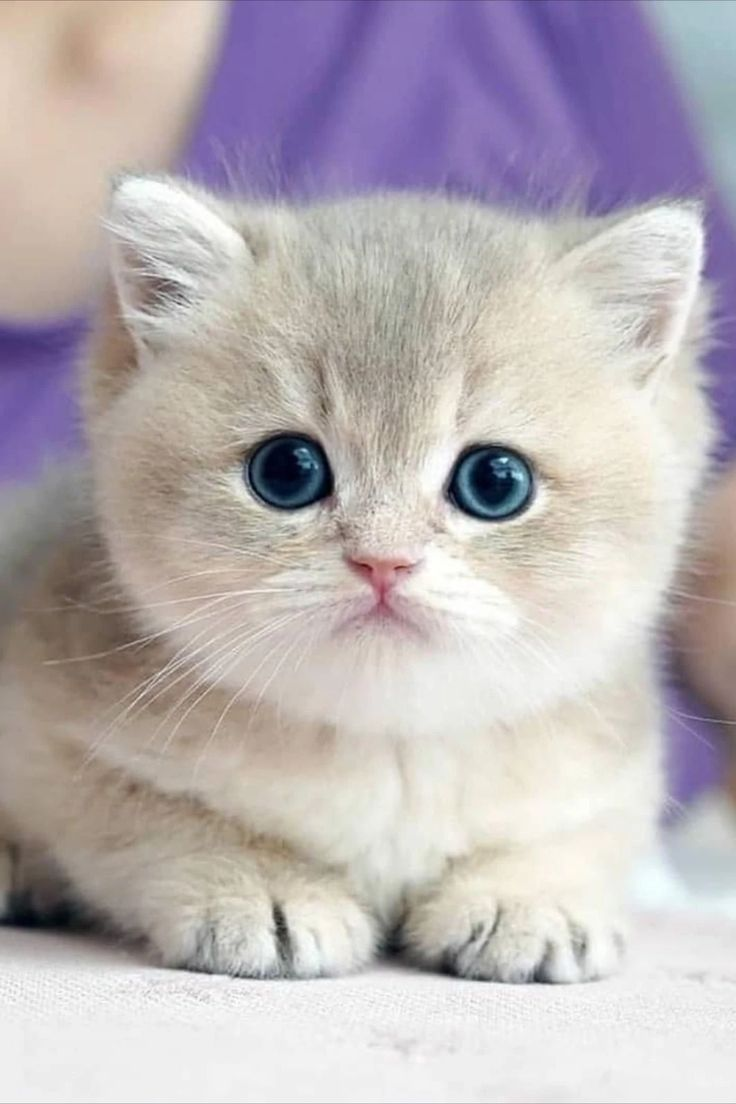
#> input picture images/cat.jpg, 736 x 1104 px
$ python Thresholding.py
#> lines starting #> are read from the running program, lines starting #| are printed output that depends on the picture; after the words box and inside, x2 and y2 are one past the last pixel; in counts of white or black regions, pixels touching at a corner belong together
import cv2

img = cv2.imread("../images/cat.jpg",0)
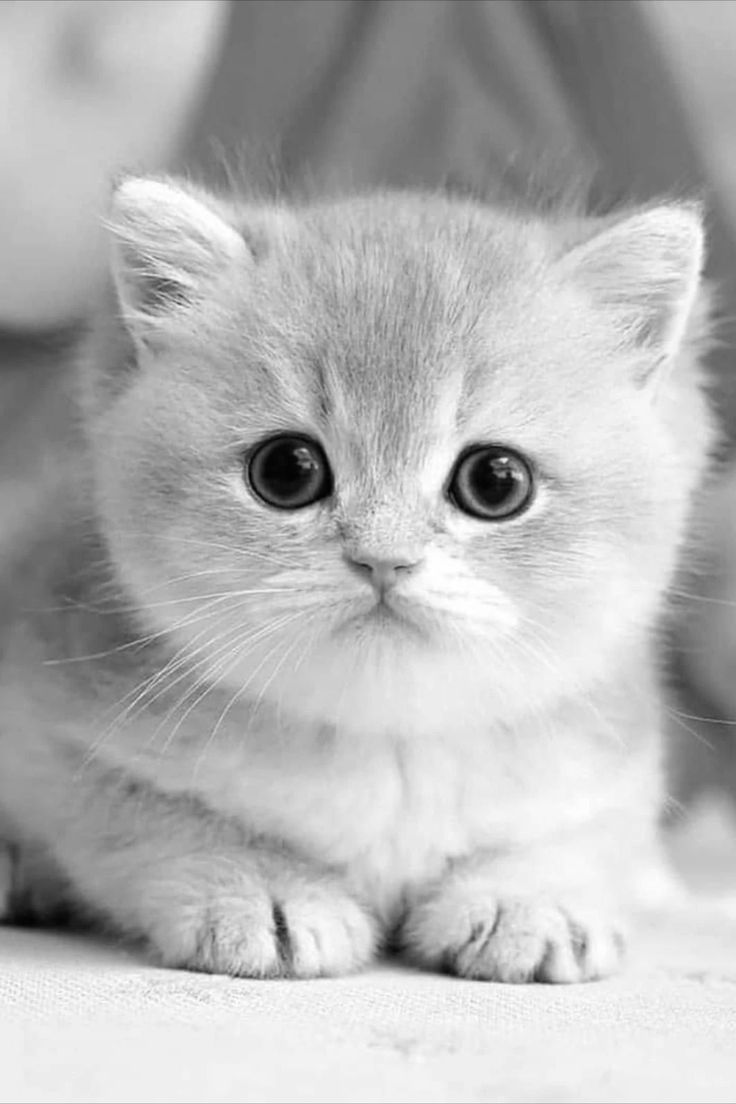
#> img: shape (1104, 736); min 0, max 255, mean 181.3
ret, thresholded = cv2.threshold(img,127,255,cv2.THRESH_BINARY)
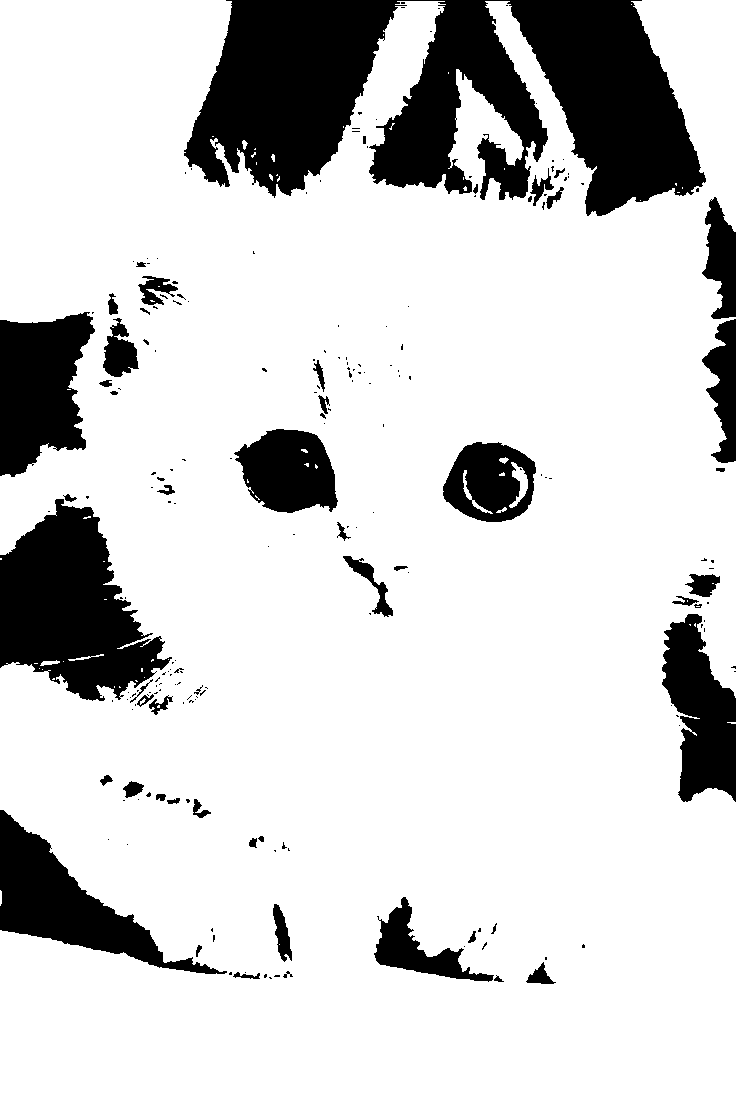
#> thresholded: shape (1104, 736); 81.8% white; 211 black regions (158 under 20 px), largest, box (x1, y1, x2, y2) and area: (184, 0, 706, 216) 68521, (0, 499, 172, 701) 20308, (0, 810, 227, 974) 11367

cv2.imshow("Original Image",img)
cv2.imshow("Thresholded Image",thresholded)
cv2.waitKey(0)
cv2.destroyAllWindows()
